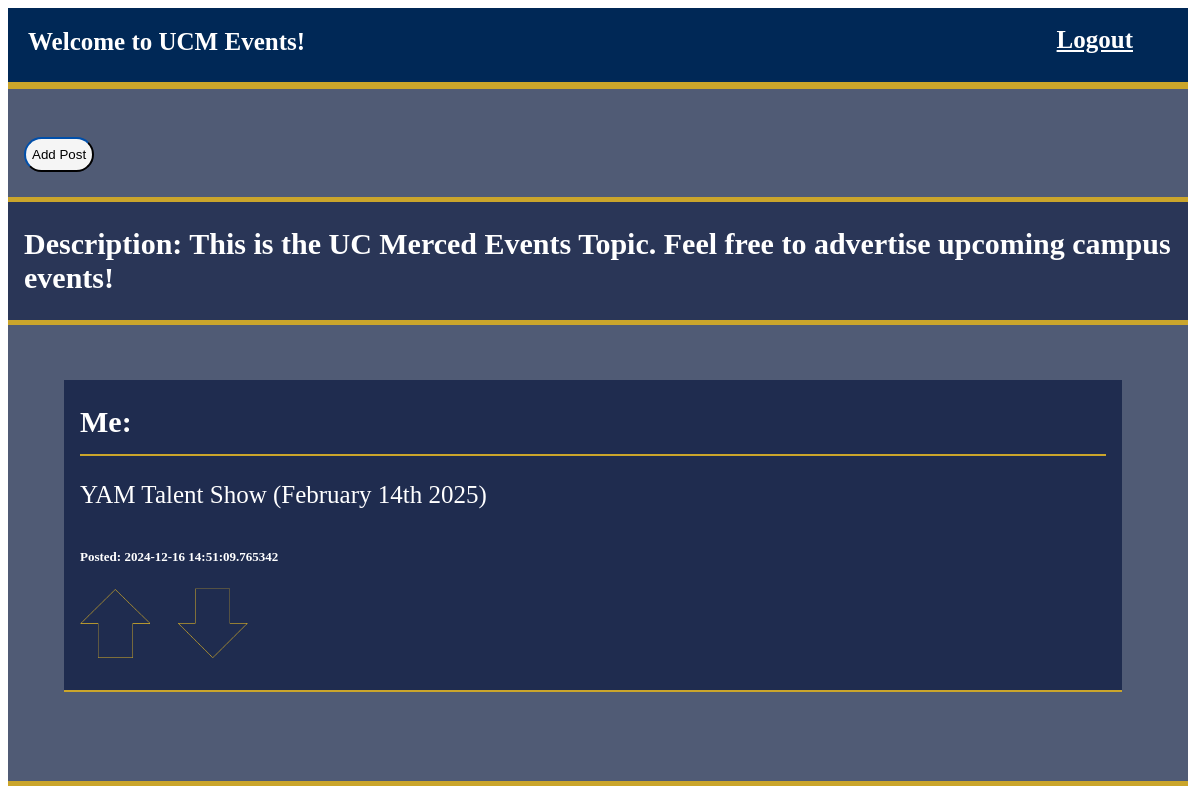
The app's page /topic/3 with its own data.
### app.py (models this page shows)
class Topics(db.Model):
    topic_id = db.Column(db.Integer, primary_key=True)
    topic_title = db.Column(db.String(700), nullable = False)
    topic_desc = db.Column(db.String(10000), nullable = True)
    posts = db.relationship('Posts', backref='topic', lazy=True)

class Posts(db.Model):
    post_id = db.Column(db.Integer, primary_key=True)
    post_comment = db.Column(db.String(10000), nullable = False)
    post_time_date = db.Column(db.DateTime, nullable = False)
    user_id = db.Column(db.Integer, db.ForeignKey('user.id'), nullable = False)
    post_upvotes = db.Column(db.Integer, default = 0)
    post_downvotes = db.Column(db.Integer, default = 0)
    topic_id = db.Column(db.Integer, db.ForeignKey('topics.topic_id'), nullable = False)
    comments = db.relationship('Comments', backref='post', lazy=True)

### app.py (the view)
@app.route('/topic/<int:topic_id>')
def topic_posts(topic_id):
    topic = Topics.query.get(topic_id)
    posts = Posts.query.filter_by(topic_id=topic_id).all()
    for post in posts:
        post.username = User.query.get(post.user_id).username
    return render_template('topic_posts.html', topic=topic, posts=posts)

### templates/topic_posts.html (shortened to what this page needs)
<!doctype html>
<html>
    <head>
        <link rel="stylesheet" href="/static/styles.css" />
    </head>
    <body style="background-color: white">
        <div class="navBar">
            <span class="welcome">Welcome to {{ topic.topic_title }}!<br></span>
            <nav>
                <a class="logout" href="{{ url_for('logout') }}">Logout</a>
            </nav>
        </div>
        <div class="posts_list">
            <a href="{{ url_for('add_post', topic_id=topic.topic_id) }}">
                <button>Add Post</button>
            </a>
        </div>
        <div>
            <div class="topic_desc">
                <span class="desc">Description: {{ topic.topic_desc }}</span>
            </div>
            <div class="posts_list">
                <ul>
                    {% for post in posts %}
                    <li class="post">
                        <a href="/post/{{ post.post_id }}">
                            {{ post.username }}:<hr>
                            <p>{{ post.post_comment }}</p>
                            <small>Posted: {{ post.post_time_date }}</small>
                        </a>
                        <br>
                        <img src="../static/upvote_inactive.png" class="upvote_downvote" id="upvote">
                        <img src="../static/downvote_inactive.png" class="upvote_downvote" id="downvote">
                    </li>
                    <br>
                    {% else %}
                    <li>
                        No posts have been made on this topic yet!
                    </li>
                    {% endfor %}
                </ul>
            </div>
        </div>
    </body>
</html>

### static/styles.css (style rules this page uses)
html { height: 100%; width: 100%; }
body { height: 100%; width: 100%; background-color: #002856; align-items: center; font-family: Calibri; font-weight: 600; }
hr { border: 1px solid #caa52b; }
button { height: 35px; border-radius: 22px; border-color: #002856; background-color: whitesmoke; margin-top: 2%; }
.navBar { display: flex; position: relative; justify-content: space-between; padding: 10px 20px; background-color: #002856; border-bottom: 7px solid #caa52b; overflow: hidden; margin-right: 20px; }
.welcome { font-size: 25px; font-weight: bold; color: white; margin-top: 10px; }
.navBar a.logout { color: white; font-size: 25px; padding: 8px 15px; border: #caa52b; background-color: transparent; transition: 0.3s; margin-bottom: 10px; }
.logout, .logout:visited { color: white; font-size: 20px; float: right; margin-right: 20px; }
.topic_desc { position: relative; padding: 25px 16px; border-bottom: 5px solid #caa52b; background-color: #152347e8; color: white; font-size: 30px; margin-right: 20px; }
.posts_list { position: relative; padding: 25px 16px; border-bottom: 5px solid #caa52b; background-color: #152347be; color: white; font-size: 30px; margin-right: 20px; }
.posts_list ul { list-style-type: none; }
.post { background-color: #152347d2; border-bottom: 2px solid #caa52b; color: white; padding: 25px 16px; margin-right: 50px; }
.post p { font-size: 25px; font-weight: 100; }
.post small { font-size: 13px; }
.post a { text-decoration: none; color:white; }
.upvote_downvote { height: 70px; width: 70px; margin-top: 20px; margin-right: 20px; transition: 0.5s; }

### records on screen
Topics: topic_title "UCM Events", topic_desc "This is the UC Merced Events Topic. Feel free to advertise upcoming campus events!"
Posts: username "Me", post_comment "YAM Talent Show (February 14th 2025)", post_time_date "2024-12-16 14:51:09.765342"
